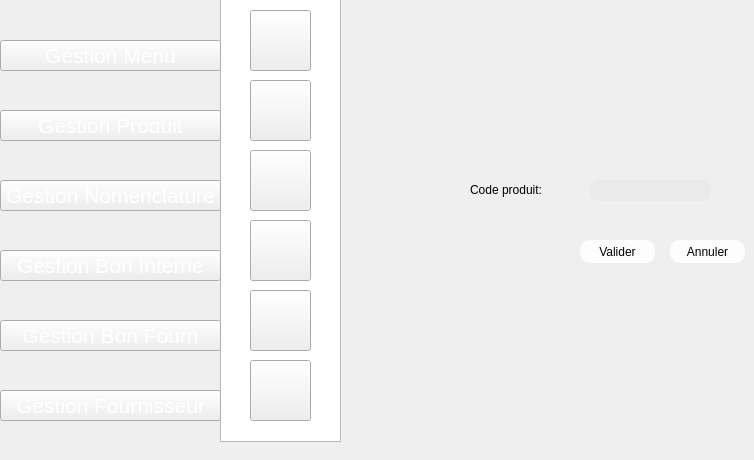
    <widget class="QWidget" name="page_17">
     <widget class="QPushButton" name="pushButton_111">
      <property name="geometry">
       <rect>
        <x>250</x>
        <y>220</y>
        <width>61</width>
        <height>61</height>
       </rect>
      </property>
      <property name="styleSheet">
       <string notr="true">image: url(:/new/prefix1/img/icon-supp2 (1).png);</string>
      </property>
      <property name="text">
       <string/>
      </property>
     </widget>
     <widget class="QPushButton" name="pushButton_113">
      <property name="geometry">
       <rect>
        <x>250</x>
        <y>80</y>
        <width>61</width>
        <height>61</height>
       </rect>
      </property>
      <property name="styleSheet">
       <string notr="true">image: url(:/new/prefix1/img/icon-modif2 (1).png);</string>
      </property>
      <property name="text">
       <string/>
      </property>
     </widget>
     <widget class="QPushButton" name="pushButton_114">
      <property name="geometry">
       <rect>
        <x>250</x>
        <y>10</y>
        <width>61</width>
        <height>61</height>
       </rect>
      </property>
      <property name="styleSheet">
       <string notr="true">image: url(:/new/prefix1/img/icon-ajout2.png);
background-image: url(:/new/prefix1/img/bg.png);</string>
      </property>
      <property name="text">
       <string/>
      </property>
     </widget>
     <widget class="QListView" name="listView_13">
      <property name="geometry">
       <rect>
        <x>220</x>
        <y>-9</y>
        <width>121</width>
        <height>451</height>
       </rect>
      </property>
      <property name="styleSheet">
       <string notr="true">background-image: url(:/new/prefix1/img/selected.png);</string>
      </property>
     </widget>
     <widget class="QPushButton" name="pushButton_115">
      <property name="geometry">
       <rect>
        <x>250</x>
        <y>290</y>
        <width>61</width>
        <height>61</height>
       </rect>
      </property>
      <property name="styleSheet">
       <string notr="true">
image: url(:/new/prefix1/img/aa.png);</string>
      </property>
      <property name="text">
       <string/>
      </property>
     </widget>
     <widget class="QPushButton" name="pushButton_117">
      <property name="geometry">
       <rect>
        <x>250</x>
        <y>150</y>
        <width>61</width>
        <height>61</height>
       </rect>
      </property>
      <property name="styleSheet">
       <string notr="true">image: url(:/new/prefix1/img/icon-afficher2.png);</string>
      </property>
      <property name="text">
       <string/>
      </property>
     </widget>
     <widget class="QPushButton" name="pushButton_420">
      <property name="geometry">
       <rect>
        <x>0</x>
        <y>320</y>
        <width>221</width>
        <height>31</height>
       </rect>
      </property>
      <property name="font">
       <font>
        <pointsize>16</pointsize>
        <weight>50</weight>
        <bold>false</bold>
       </font>
      </property>
      <property name="styleSheet">
       <string notr="true">color: rgb(255, 255, 255);

</string>
      </property>
      <property name="text">
       <string>Gestion Bon Fourn</string>
      </property>
     </widget>
     <widget class="QPushButton" name="pushButton_422">
      <property name="geometry">
       <rect>
        <x>0</x>
        <y>390</y>
        <width>221</width>
        <height>31</height>
       </rect>
      </property>
      <property name="font">
       <font>
        <pointsize>16</pointsize>
        <weight>50</weight>
        <bold>false</bold>
       </font>
      </property>
      <property name="styleSheet">
       <string notr="true">color: rgb(255, 255, 255);

</string>
      </property>
      <property name="text">
       <string>Gestion Fournisseur</string>
      </property>
     </widget>
     <widget class="QPushButton" name="pushButton_423">
      <property name="geometry">
       <rect>
        <x>0</x>
        <y>40</y>
        <width>221</width>
        <height>31</height>
       </rect>
      </property>
      <property name="font">
       <font>
        <pointsize>16</pointsize>
        <weight>50</weight>
        <bold>false</bold>
       </font>
      </property>
      <property name="styleSheet">
       <string notr="true">color: rgb(255, 255, 255);

</string>
      </property>
      <property name="text">
       <string>Gestion Menu</string>
      </property>
     </widget>
     <widget class="QPushButton" name="pushButton_424">
      <property name="geometry">
       <rect>
        <x>0</x>
        <y>250</y>
        <width>221</width>
        <height>31</height>
       </rect>
      </property>
      <property name="font">
       <font>
        <pointsize>16</pointsize>
        <weight>50</weight>
        <bold>false</bold>
       </font>
      </property>
      <property name="styleSheet">
       <string notr="true">color: rgb(255, 255, 255);

</string>
      </property>
      <property name="text">
       <string>Gestion Bon Interne</string>
      </property>
     </widget>
     <widget class="QPushButton" name="pushButton_425">
      <property name="geometry">
       <rect>
        <x>0</x>
        <y>180</y>
        <width>221</width>
        <height>31</height>
       </rect>
      </property>
      <property name="font">
       <font>
        <pointsize>16</pointsize>
        <weight>50</weight>
        <bold>false</bold>
       </font>
      </property>
      <property name="styleSheet">
       <string notr="true">color: rgb(255, 255, 255);

</string>
      </property>
      <property name="text">
       <string>Gestion Nomenclature</string>
      </property>
     </widget>
     <widget class="QPushButton" name="pushButton_426">
      <property name="geometry">
       <rect>
        <x>670</x>
        <y>240</y>
        <width>75</width>
        <height>23</height>
       </rect>
      </property>
      <property name="styleSheet">
       <string notr="true">                                         border-radius: 10px;
background-color: rgb(253, 253, 253);
                                        
font: 9pt &quot;MS Reference Sans Serif&quot;;</string>
      </property>
      <property name="text">
       <string>Annuler</string>
      </property>
     </widget>
     <widget class="QLabel" name="label_154">
      <property name="geometry">
       <rect>
        <x>470</x>
        <y>180</y>
        <width>91</width>
        <height>20</height>
       </rect>
      </property>
      <property name="styleSheet">
       <string notr="true">                                     border-radius: 10px;
font: 9pt &quot;MS Reference Sans Serif&quot;;
font: 9pt &quot;MS Reference Sans Serif&quot;;</string>
      </property>
      <property name="text">
       <string>Code produit:</string>
      </property>
     </widget>
     <widget class="QLineEdit" name="lineEdit_12">
      <property name="geometry">
       <rect>
        <x>590</x>
        <y>180</y>
        <width>121</width>
        <height>21</height>
       </rect>
      </property>
      <property name="styleSheet">
       <string notr="true">                                         border-radius: 10px;
background-color: rgb(234, 234, 234);
font: 9pt &quot;MS Reference Sans Serif&quot;;</string>
      </property>
     </widget>
     <widget class="QPushButton" name="pushButton_supp">
      <property name="geometry">
       <rect>
        <x>580</x>
        <y>240</y>
        <width>75</width>
        <height>23</height>
       </rect>
      </property>
      <property name="styleSheet">
       <string notr="true">                                         border-radius: 10px;
background-color: rgb(253, 253, 253);
                                        
font: 9pt &quot;MS Reference Sans Serif&quot;;</string>
      </property>
      <property name="text">
       <string>Valider</string>
      </property>
     </widget>
     <widget class="QPushButton" name="pushButton_458">
      <property name="geometry">
       <rect>
        <x>0</x>
        <y>110</y>
        <width>221</width>
        <height>31</height>
       </rect>
      </property>
      <property name="font">
       <font>
        <pointsize>16</pointsize>
        <weight>50</weight>
        <bold>false</bold>
       </font>
      </property>
      <property name="styleSheet">
       <string notr="true">color: rgb(255, 255, 255);

</string>
      </property>
      <property name="text">
       <string>Gestion Produit</string>
      </property>
     </widget>
     <widget class="QPushButton" name="pushButton999">
      <property name="geometry">
       <rect>
        <x>250</x>
        <y>360</y>
        <width>61</width>
        <height>61</height>
       </rect>
      </property>
      <property name="styleSheet">
       <string notr="true">image: url(:/new/prefix1/img/icon-stat.png);</string>
      </property>
      <property name="text">
       <string/>
      </property>
     </widget>
     <zorder>listView_13</zorder>
     <zorder>pushButton_111</zorder>
     <zorder>pushButton_113</zorder>
     <zorder>pushButton_114</zorder>
     <zorder>pushButton_115</zorder>
     <zorder>pushButton_117</zorder>
     <zorder>pushButton_420</zorder>
     <zorder>pushButton_422</zorder>
     <zorder>pushButton_423</zorder>
     <zorder>pushButton_424</zorder>
     <zorder>pushButton_425</zorder>
     <zorder>pushButton_426</zorder>
     <zorder>label_154</zorder>
     <zorder>lineEdit_12</zorder>
     <zorder>pushButton_supp</zorder>
     <zorder>pushButton_458</zorder>
     <zorder>pushButton999</zorder>
    </widget>
